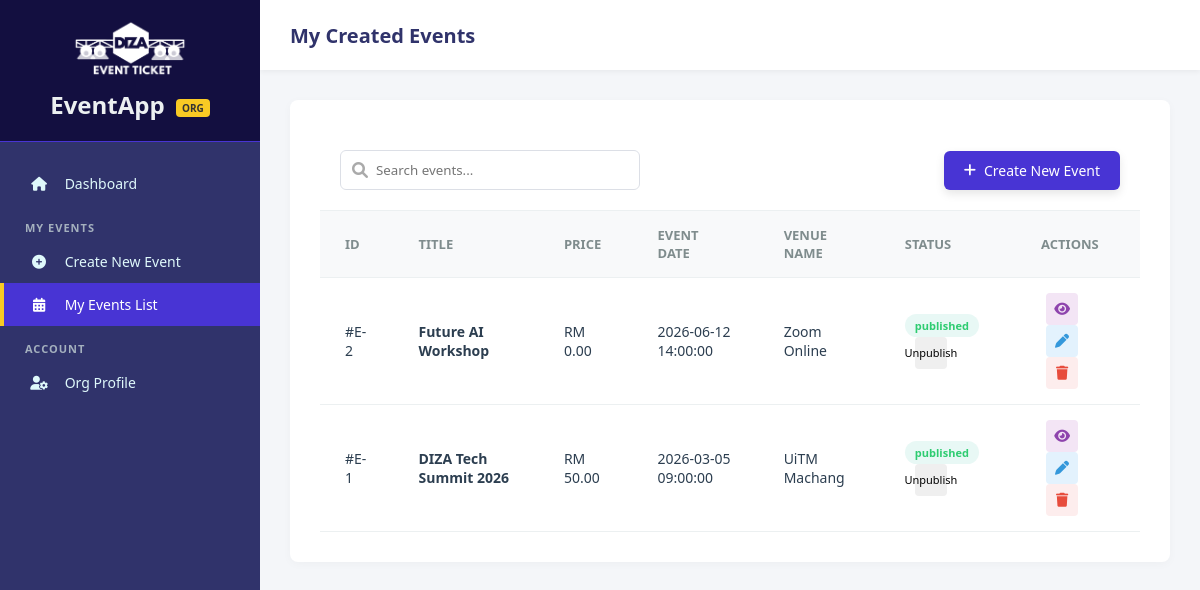
The page /organizer-events.php (signed in) on the database its author committed.
### tables this page shows
CREATE TABLE events (
    id INT AUTO_INCREMENT PRIMARY KEY,
    organizer_id INT NOT NULL,
    title VARCHAR(200) NOT NULL,
    description TEXT,
    event_date DATETIME NOT NULL,
    venue_name VARCHAR(150) NOT NULL,
    venue_address TEXT NOT NULL,
    capacity INT NOT NULL,
    price DECIMAL(10, 2) NOT NULL DEFAULT 0.00,
    image_path VARCHAR(255) DEFAULT 'default_event.png',
    status ENUM('draft', 'published', 'cancelled', 'completed') DEFAULT 'draft',
    created_at TIMESTAMP DEFAULT CURRENT_TIMESTAMP,
    FOREIGN KEY (organizer_id) REFERENCES users(id) ON DELETE CASCADE
);

### organizer-events.php (the view, shortened to what this page needs)
<?php
require_once("connection.php");
$currentUser = $_SESSION['user'];
$orgId = $currentUser['id'];
$query = "SELECT * FROM events WHERE organizer_id = ? ORDER BY id DESC";
$stmt = mysqli_prepare($conn, $query);
mysqli_stmt_bind_param($stmt, "i", $orgId);
mysqli_stmt_execute($stmt);
$result = mysqli_stmt_get_result($stmt);
$eventList = [];
if ($result) {
    while ($row = mysqli_fetch_assoc($result)) {
        $eventList[] = $row;
    }
}
?>
<!DOCTYPE html>
<html lang="en">
<head>
    <link rel="stylesheet" href="https://cdnjs.cloudflare.com/ajax/libs/font-awesome/6.0.0/css/all.min.css">
    <link rel="stylesheet" href="css/styledashboard.css?v=2">
</head>
<body class="org-theme">
    <div class="dashboard-container">
        <aside class="sidebar">
            <div class="brand">
                <img src="images/DIZAET_LogoWhite.png" alt="DIZAET Logo" class="brand-logo">
                <h2>EventApp <span class="badge">ORG</span></h2>
            </div>
            <ul class="nav-links">
                <li><a href="organizer-dashboard.php"><i class="fas fa-home"></i> Dashboard</a></li>
                <li class="menu-header">My Events</li>
                <li><a href="organizer-events-addNew.php"><i class="fas fa-plus-circle"></i> Create New Event</a></li>
                <li class="active"><a href="organizer-events.php"><i class="fas fa-calendar-alt"></i> My Events List</a></li>
                <li class="menu-header">Account</li>
                <li><a href="organizer-profile-view.php"><i class="fas fa-user-cog"></i> Org Profile</a></li>
            </ul>
        </aside>
        <main class="main-content">
            <header class="top-bar">
                <div class="page-title"><h1>My Created Events</h1></div>
            </header>
            <div class="content-padding">
                <div class="card card-padded">
                    <div class="table-controls">
                        <div class="search-wrapper">
                            <i class="fas fa-search"></i>
                            <input type="text" placeholder="Search events...">
                        </div>
                        <a href="organizer-events-addNew.php" class="btn-primary" style="text-decoration: none;">
                            <i class="fas fa-plus"></i> Create New Event
                        </a>
                    </div>
                    <div class="table-responsive">
                        <table class="styled-table">
                            <thead>
                                <tr>
                                    <th>ID</th>
                                    <th>Title</th>
                                    <th>Price</th>
                                    <th>Event Date</th>
                                    <th>Venue Name</th>
                                    <th>Status</th>
                                    <th class="text-right">Actions</th>
                                </tr>
                            </thead>
                            <tbody>
                                <?php if (!empty($eventList)): ?>
                                    <?php foreach ($eventList as $event): ?>
                                        <tr>
                                            <td>#E-<?php echo $event['id']; ?></td>
                                            <td><b><?php echo htmlspecialchars($event['title']); ?></b></td>
                                            <td>RM <?php echo number_format($event['price'], 2); ?></td>
                                            <td><?php echo htmlspecialchars($event['event_date']); ?></td>
                                            <td><?php echo htmlspecialchars($event['venue_name']); ?></td>
                                            <td>
                                                <span class="status <?php echo $event['status']; ?>"><?php echo htmlspecialchars($event['status']); ?></span>
                                                <form action="organizer-events.php" method="POST" style="display: inline; margin-left:5px;">
                                                    <button type="submit" class="btn-action" style="padding:4px 8px; font-size:11px;">
                                                        <?php echo $event['status'] === 'published' ? 'Unpublish' : 'Publish'; ?>
                                                    </button>
                                                </form>
                                            </td>
                                            <td class="text-right">
                                                <a href="organizer-events-view.php?id=<?php echo $event['id']; ?>" class="btn-action view"><i class="fas fa-eye"></i></a>
                                                <a href="organizer-events-edit.php?id=<?php echo $event['id']; ?>" class="btn-action edit"><i class="fas fa-pen"></i></a>
                                                <form action="organizer-events.php" method="POST" style="display: inline;">
                                                    <button type="submit" class="btn-action delete" onclick="return confirm('Are you sure you want to delete this event?');"><i class="fas fa-trash"></i></button>
                                                </form>
                                            </td>
                                        </tr>
                                    <?php endforeach; ?>
                                <?php else: ?>
                                    <tr><td colspan="7" style="text-align: center; padding: 20px;">No events created yet.</td></tr>
                                <?php endif; ?>
                            </tbody>
                        </table>
                    </div>
                </div>
            </div>
        </main>
    </div>
</body>
</html>

### css/styledashboard.css (style rules this page uses)
* { margin: 0; padding: 0; box-sizing: border-box; font-family: 'Segoe UI', Tahoma, Geneva, Verdana, sans-serif; }
body { background-color: #f4f6f9; color: #333; }
a { text-decoration: none; color: inherit; }
ul { list-style: none; }
.dashboard-container { display: flex; min-height: 100vh; }
.sidebar { width: 260px; display: flex; flex-direction: column; position: fixed; height: 100%; left: 0; top: 0; color: #ecf0f1; transition: background 0.3s; }
.brand { padding: 20px; text-align: center; }
.brand-logo { width: 120px; height: auto; margin-bottom: 10px; display: block; margin-left: auto; margin-right: auto; }
.brand .badge { font-size: 10px; padding: 2px 6px; border-radius: 4px; vertical-align: middle; margin-left: 5px; font-weight: bold; }
.nav-links { margin-top: 20px; }
.menu-header { padding: 15px 25px 5px 25px; font-size: 11px; text-transform: uppercase; font-weight: bold; letter-spacing: 1px; }
.nav-links li a { display: block; padding: 12px 25px; transition: 0.3s; border-left: 4px solid transparent; font-size: 14px; }
.nav-links i { margin-right: 12px; width: 20px; text-align: center; }
.main-content { flex: 1; margin-left: 260px; display: flex; flex-direction: column; }
body.org-theme .sidebar { background-color: #30336b; }
body.org-theme .brand { background-color: #130f40; border-bottom: 1px solid #4834d4; }
body.org-theme .brand .badge { background-color: #f9ca24; color: #333; }
body.org-theme .menu-header { color: #a4b0be; }
body.org-theme .nav-links li a { color: #dff9fb; }
body.org-theme .nav-links li a:hover, body.org-theme .nav-links li.active a { background-color: #4834d4; color: white; border-left: 4px solid #f9ca24; }
body.org-theme .page-title h1 { color: #30336b; }
body.org-theme .btn-primary, body.org-theme .btn-create, body.org-theme .btn-submit, body.org-theme .btn-save, body.org-theme .edit-avatar-btn { background-color: #4834d4; color: white; }
.top-bar { background-color: white; height: 70px; display: flex; justify-content: space-between; align-items: center; padding: 0 30px; box-shadow: 0 2px 5px rgba(0,0,0,0.05); }
.page-title h1 { font-size: 20px; font-weight: 600; }
.content-padding { padding: 30px; }
.card { background: white; border-radius: 8px; box-shadow: 0 2px 10px rgba(0,0,0,0.03); overflow: hidden; margin-bottom: 25px; }
.card.card-padded { padding: 30px; }
.table-controls { padding: 20px; display: flex; justify-content: space-between; align-items: center; border-bottom: 1px solid #ecf0f1; flex-wrap: wrap; gap: 15px; }
.search-wrapper { position: relative; width: 300px; }
.search-wrapper input { width: 100%; padding: 10px 10px 10px 35px; border: 1px solid #dcdfe6; border-radius: 6px; outline: none; color: #333; }
.search-wrapper i { position: absolute; left: 12px; top: 50%; transform: translateY(-50%); color: #aaa; }
.table-responsive { width: 100%; overflow-x: auto; }
.styled-table { width: 100%; border-collapse: collapse; }
.styled-table th, .styled-table td { padding: 15px 25px; text-align: left; border-bottom: 1px solid #ecf0f1; }
.styled-table th { background-color: #f8f9fa; color: #7f8c8d; font-weight: 600; font-size: 13px; text-transform: uppercase; }
.styled-table td { font-size: 14px; vertical-align: middle; color: #2c3e50; }
.status { padding: 4px 10px; border-radius: 20px; font-size: 11px; font-weight: 600; display: inline-block; }
.status.active, .status.published { background-color: #e8f8f5; color: #2ecc71; }
.btn-primary, .btn-create, .btn-submit, .btn-save { border: none; padding: 10px 20px; border-radius: 6px; cursor: pointer; font-size: 14px; transition: 0.2s; display: inline-flex; align-items: center; gap: 8px; box-shadow: 0 4px 10px rgba(0,0,0,0.1); }
.btn-action { width: 32px; height: 32px; border: none; border-radius: 4px; cursor: pointer; font-size: 14px; margin-left: 5px; transition: 0.2s; display: inline-flex; align-items: center; justify-content: center; }
.btn-action.edit { background-color: #e3f2fd; color: #3498db; }
.btn-action.delete { background-color: #fdeded; color: #e74c3c; }
.btn-action.view, .btn-icon { background-color: #f3e5f5; color: #8e44ad; }
.text-right { text-align: right; }
a.btn-primary, a.btn-create, a.btn-action { text-decoration: none; display: inline-flex; align-items: center; justify-content: center; }
.btn-action.view { background-color: #f3e5f5; color: #8e44ad; }

### rows shown on the page
events: id "2", title "Future AI Workshop", price "0.00", event_date "2026-06-12 14:00:00", venue_name "Zoom Online", status "published", shows "Unpublish"
events: id "1", title "DIZA Tech Summit 2026", price "50.00", event_date "2026-03-05 09:00:00", venue_name "UiTM Machang", status "published", shows "Unpublish"
